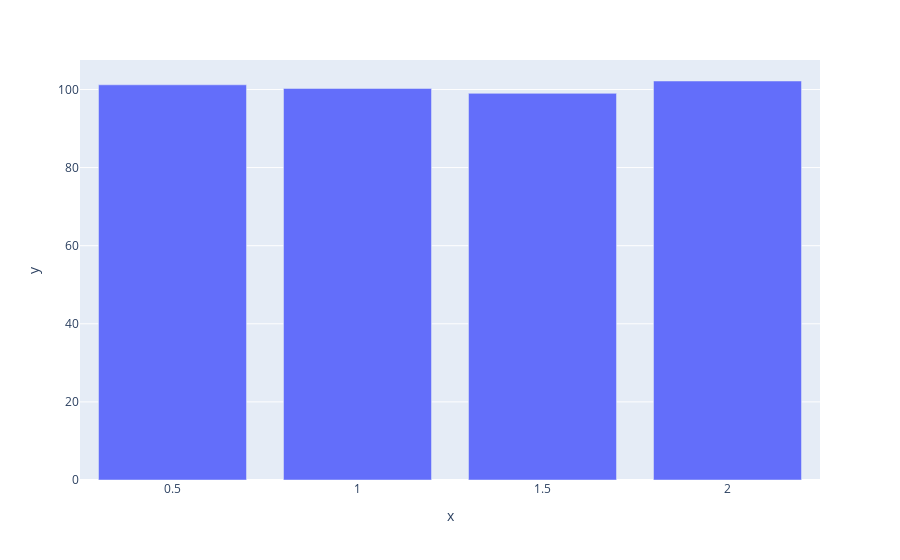

Write notebook code for a chart like this one.
### Code cell
px.bar(x = car_ratio.index,
        y = car_ratio["avg_waiting_cars"]
)

### Figure 1 — Plotly figure (JSON) as saved in the notebook; plotly's stock layout.template omitted (floating-point values rounded to 4 significant figures)
{"data": [{"alignmentgroup": "True", "hovertemplate": "x=%{x}<br>y=%{y}<extra></extra>", "legendgroup": "", "marker": {"color": "#636efa", "pattern": {"shape": ""}}, "name": "", "offsetgroup": "", "orientation": "v", "showlegend": false, "textposition": "auto", "type": "bar", "x": [0.5, 1, 1.5, 2], "xaxis": "x", "y": [101.2, 100.3, 99.01, 102.2], "yaxis": "y"}], "layout": {"barmode": "relative", "legend": {"tracegroupgap": 0}, "margin": {"t": 60}, "xaxis": {"anchor": "y", "domain": [0, 1], "title": {"text": "x"}}, "yaxis": {"anchor": "x", "domain": [0, 1], "title": {"text": "y"}}}}
